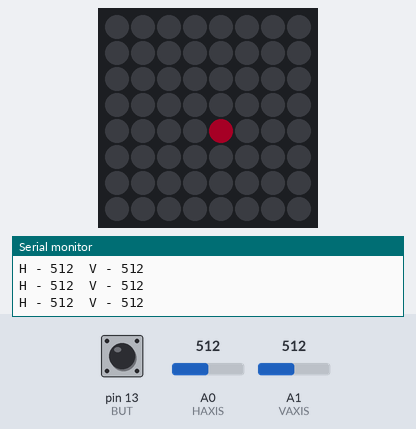
Bench run of a sketch on a simulated Arduino Uno, built with avr-gcc and run on an emulated ATmega328P. Shown: 8×8 RGB LED matrix (first LED top left, wired row by row), the last lines printed to the serial monitor. The test bench sets the inputs (shaded band); at power-on: pin 13 (BUT) HIGH, A0 (HAXIS) = 512, A1 (VAXIS) = 512. Dim RGB values are drawn brighter than linear; random numbers use the default seed unless the sketch sets one.

Above: at 1.2 s.
1.3 s: pin 13 (BUT) pulled LOW for 3.2 s
6.0 s: pin 13 (BUT) pulled LOW for 1 s
8.5 s: pin 13 (BUT) pulled LOW for 1 s
11.0 s: pin 13 (BUT) pulled LOW for 3.2 s
15.7 s: pin 13 (BUT) pulled LOW for 1 s
18.2 s: A0 (HAXIS) set to 716
At 18.47 s:
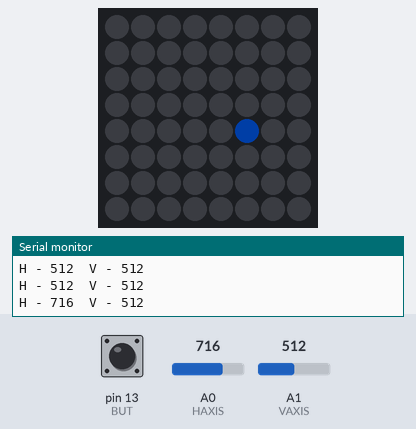
At 19.4 s:
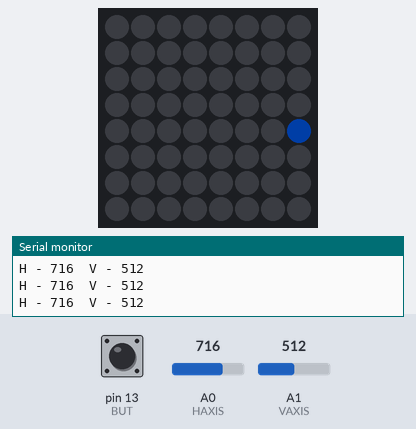
Timing chart, 0 to 21.0 s (numbered marks = the images above; inputs shaded):
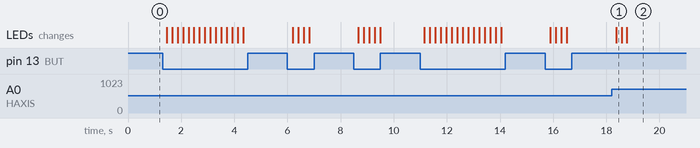

Measured:
- after the input at 18.2 s, the LEDs: change after 0.17 s (image 1)

The sketch:

sketch_feb11a.ino
```cpp
// libs
#include <Adafruit_GFX.h>
#include <Adafruit_NeoMatrix.h>
#include <Adafruit_NeoPixel.h>

// joystick pins
#define HAXIS A0
#define VAXIS A1
#define BUT 13

int posX = 4;
int posY = 4;

// matrix setup
#define WIDTH 8
#define HEIGHT 8
#define LEDPIN 3
Adafruit_NeoMatrix matrix = Adafruit_NeoMatrix(WIDTH, HEIGHT, LEDPIN,
  NEO_MATRIX_TOP     + NEO_MATRIX_RIGHT +
  NEO_MATRIX_COLUMNS + NEO_MATRIX_ZIGZAG,
  NEO_GRB            + NEO_KHZ800);

uint16_t red = matrix.Color(255, 0, 0);
uint16_t color;
float col[3];
float hue = 0.0;


void setup() {
  matrix.begin();
  matrix.setBrightness(40);

  Serial.begin(9600);
  color = randomColor();

  pinMode(BUT, INPUT_PULLUP);
}

void loop() {
  // read joystick
  Serial.print("H - ");
  Serial.print(analogRead(HAXIS));
  Serial.print("\tV - ");
  Serial.println(analogRead(VAXIS));

  posX += convertJoystick(analogRead(HAXIS), 504);
  posX = constrain(posX, 0, WIDTH-1);
  posY += convertJoystick(analogRead(VAXIS), 516);
  posY = constrain(posY, 0, HEIGHT-1);

  // listen to click
  if(digitalRead(BUT) == 0){
    Serial.println("clicked");
    color = randomColor();
  }


  matrix.clear();
  matrix.drawPixel(posX, posY, color);
  matrix.show();
  delay(200);

}

int convertJoystick(int val, int threshold){
  if(val < threshold-10){
    return -1;
  }else if(val > threshold+10){
    return +1;
  }else{
    return 0;
  }
}

uint16_t randomColor(){
  hue = random(0, 255)/255.0;
  hsv2rgb(hue, 1.0, 1.0, col);
  Serial.print("color: ");
  Serial.print(int(col[0]*255.));
  Serial.print(" - ");
  Serial.print(int(col[1]*255.));
  Serial.print(" - ");
  Serial.println(int(col[2]*255.0));


  return matrix.Color(int(col[0]*255.0), int(col[1]*255.0), int(col[2]*255.0));
}

// utils
float fract(float x) { return x - int(x); }
float mix(float a, float b, float t) { return a + (b - a) * t; }

// convert
float* hsv2rgb(float h, float s, float b, float* rgb) {
  rgb[0] = b * mix(1.0, constrain(abs(fract(h + 1.0) * 6.0 - 3.0) - 1.0, 0.0, 1.0), s);
  rgb[1] = b * mix(1.0, constrain(abs(fract(h + 0.6666666) * 6.0 - 3.0) - 1.0, 0.0, 1.0), s);
  rgb[2] = b * mix(1.0, constrain(abs(fract(h + 0.3333333) * 6.0 - 3.0) - 1.0, 0.0, 1.0), s);
  return rgb;
}
```
